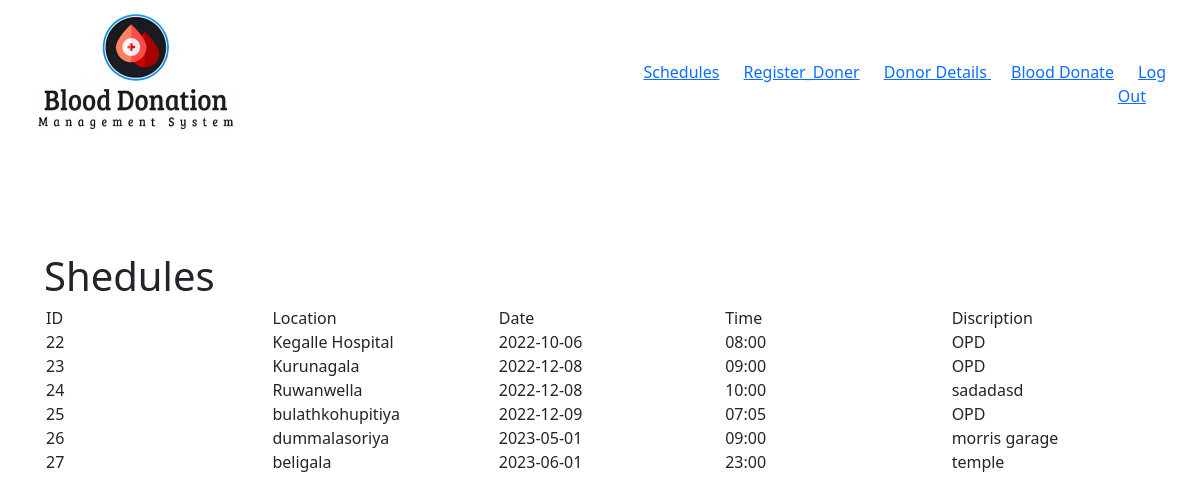
The app's page /BLoodx/user.php with its own data.
### tables this page shows
CREATE TABLE `camps` (
  `ID` int(11) NOT NULL,
  `Date` date NOT NULL,
  `Time` varchar(6) NOT NULL,
  `Location` varchar(50) NOT NULL,
  `Description` varchar(100) NOT NULL
);

### BLoodx/user.php (the view, shortened to what this page needs)
<?php include_once 'main.php';
?>
<html>
<head>
    <link href="https://cdn.jsdelivr.net/npm/bootstrap@5.2.3/dist/css/bootstrap.min.css" rel="stylesheet">
    <link rel="stylesheet" href="style.css">
</head>
<body>
<div class="main">
 <div class="container  px-1 grid" >
  <div class="row g1">
    <div class="col">
      <div class="p-0" >
      <img src="logo.png">
    </div>
  </div>
    <div class="col  link_col">
      <div class="links px-0 p-5">
      <nav>
        <a href="user.php" class="link "> Schedules</a>
        <a href="doner.php" class="link" > Register_Doner</a>
        <a href="status.php" class="link"> Donor Details </a>
        <a href="donate.php" class="link"> Blood Donate</a>
        <a href="index.php" class="link"> Log Out</a>
</NAV>
      </div>
    </div>
  </div>
 <div class="News">
 <div class="type">Shedules</div>
<div class="container">
  <div class="row ">
    <div class="col  rr">ID</div>
    <div class="col rr">Location</div>
    <div class="col rr" >Date</div>
    <div class="col rr">Time</div>
    <div class="col rr">Discription</div>
    <div class="col">
       <?php
       $sql="select * from camps;";
       $result=mysqli_query($conn,$sql);
       while($row = mysqli_fetch_array($result)){
        echo  $row['ID']."</br>";
      }
      ?>
  </div>
    <div class="col">
    <?php
    $sql="select * from camps;";
    $result=mysqli_query($conn,$sql);
    while($row = mysqli_fetch_array($result)){
      echo  $row['Location']."</br>";
    }
      ?>
    </div>
    <div class="col">
    <?php
    $sql="select * from camps;";
    $result=mysqli_query($conn,$sql);
    while($row = mysqli_fetch_array($result)){
      echo  $row['Date']."</br>";
    }
      ?>
    </div>
    <div class="col">
    <?php
    $sql="select * from camps;";
    $result=mysqli_query($conn,$sql);
    while($row = mysqli_fetch_array($result)){
      echo  $row['Time']."</br>";
    }
      ?>
    </div>
    <div class="col">
    <?php
    $sql="select * from camps;";
    $result=mysqli_query($conn,$sql);
    while($row = mysqli_fetch_array($result)){
      echo  $row['Description']."</br>";
    }
      ?>
    </div>
  </div>
</div>
</div>
</body>
</html>

### BLoodx/style.css (style rules this page uses)
.main { margin: 1%; }
.g1 { border-color: 1px solid black; }
.link { padding-right: 20px; }
.links { text-align:right; }
.news { padding-top: 50px; }
.type { padding-top: 40px; font-weight: 500; font-size: 40px; padding-left: 10px; }

### records on screen
camps: ID "22", Location "Kegalle Hospital", Date "2022-10-06", Time "08:00", Description "OPD"
camps: ID "23", Location "Kurunagala", Date "2022-12-08", Time "09:00", Description "OPD"
camps: ID "24", Location "Ruwanwella", Date "2022-12-08", Time "10:00", Description "sadadasd"
camps: ID "25", Location "bulathkohupitiya", Date "2022-12-09", Time "07:05", Description "OPD"
camps: ID "26", Location "dummalasoriya", Date "2023-05-01", Time "09:00", Description "morris garage"
camps: ID "27", Location "beligala", Date "2023-06-01", Time "23:00", Description "temple"
